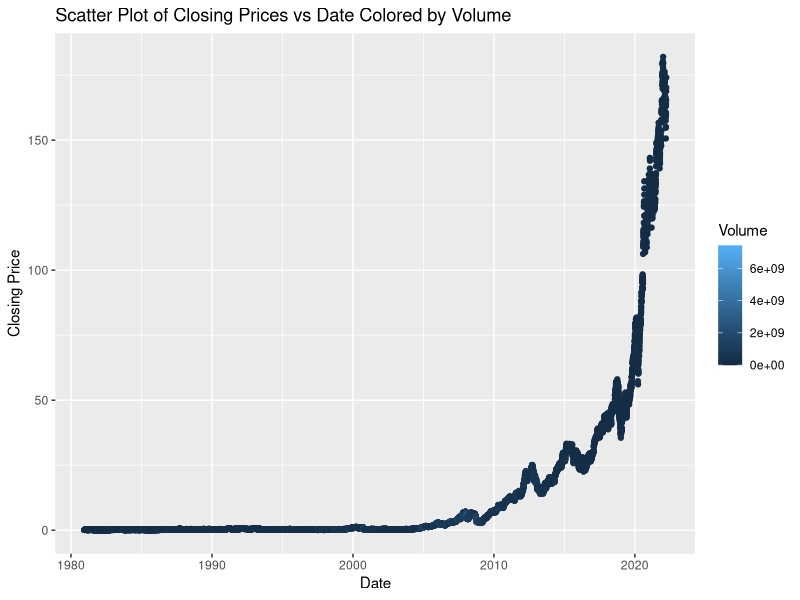
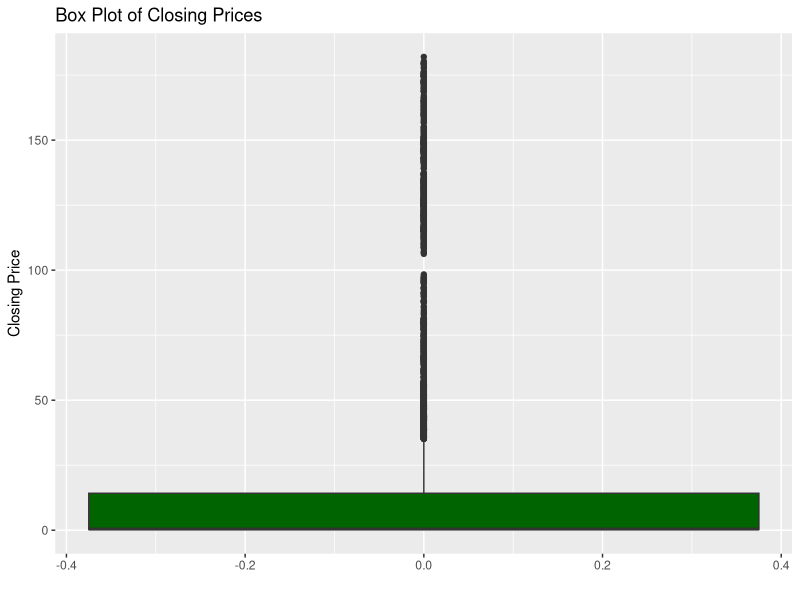
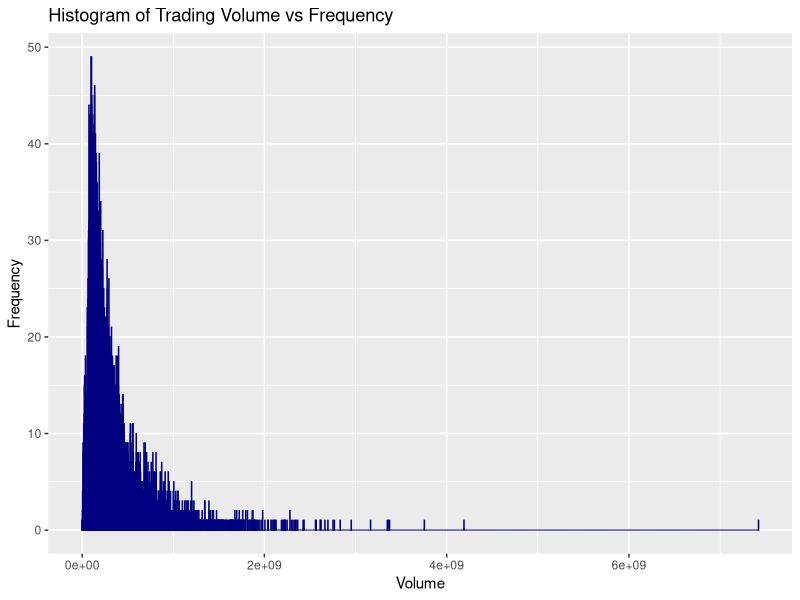
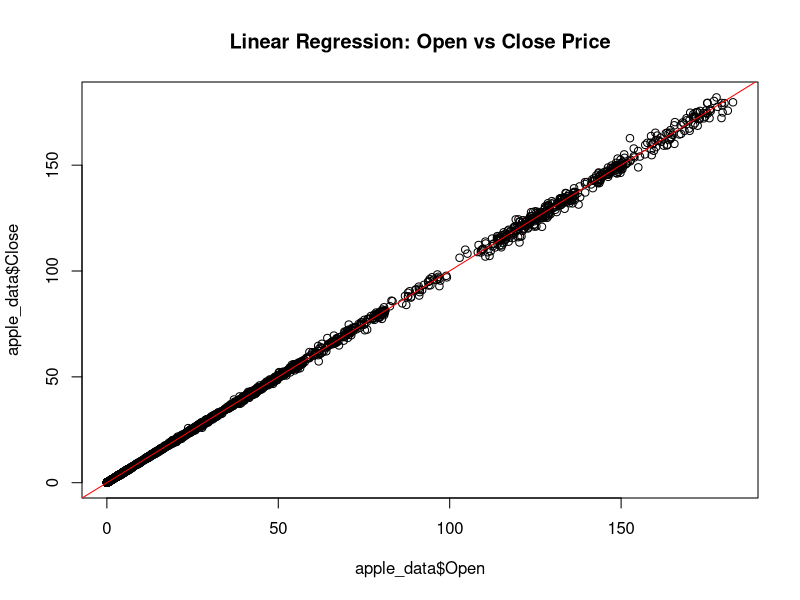

Reproduce these figures in R, in order.
## ---- chunk 1
library(ggplot2)
## ---- chunk 2
apple_data <- read.csv("AAPL.csv")
## ---- chunk 3
summary(apple_data)
## ---- chunk 4
head(apple_data)
## ---- chunk 5
str(apple_data)
## ---- chunk 6
is.na(apple_data)
## ---- chunk 7
colSums(is.na(apple_data))
## ---- chunk 8
unique_dates <- unique(apple_data$Date)
print(unique_dates)
## ---- chunk 9
apple_data$Date <- as.Date(apple_data$Date)
## ---- chunk 10
ggplot(apple_data, aes(x = Date, y = Close, color = Volume)) +
  geom_point() +
  labs(title = "Scatter Plot of Closing Prices vs Date Colored by Volume", x = "Date", y = "Closing Price")
## ---- chunk 11
ggplot(apple_data, aes(, y = Close)) +
  geom_boxplot(fill = "darkgreen") +
  labs(title = "Box Plot of Closing Prices", x = "", y = "Closing Price")
## ---- chunk 12
ggplot(apple_data, aes(x = Volume)) +
  geom_histogram( binwidth = 1000000,color = "navy") +
  labs(title = "Histogram of Trading Volume vs Frequency", x = "Volume", y = "Frequency")
## ---- chunk 13
lm_model <- lm(Close ~ Open, data = apple_data)
summary(lm_model)
## ---- chunk 14
model_visualize = lm(Close ~ Open, data = apple_data)
plot(apple_data$Open, apple_data$Close)
title(main ="Linear Regression: Open vs Close Price")
abline(model_visualize, col = "red")
